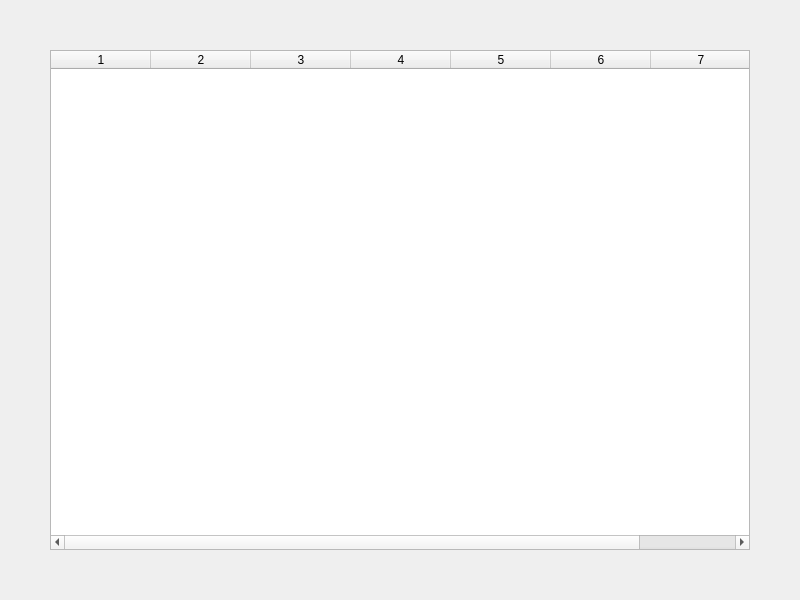
<?xml version="1.0" encoding="UTF-8"?>
<ui version="4.0">
 <class>MainWindow</class>
 <widget class="QMainWindow" name="MainWindow">
  <property name="geometry">
   <rect>
    <x>0</x>
    <y>0</y>
    <width>800</width>
    <height>600</height>
   </rect>
  </property>
  <property name="windowTitle">
   <string>Coffee Menu</string>
  </property>
  <widget class="QWidget" name="centralwidget">
   <widget class="QTableWidget" name="coffeeTable">
    <property name="geometry">
     <rect>
      <x>50</x>
      <y>50</y>
      <width>700</width>
      <height>500</height>
     </rect>
    </property>
    <property name="rowCount">
     <number>0</number>
    </property>
    <property name="columnCount">
     <number>7</number>
    </property>
    <property name="horizontalHeaderLabels" stdset="0">
     <stringlist>
      <string>ID</string>
      <string>Name</string>
      <string>Roast Level</string>
      <string>Grind Type</string>
      <string>Taste Description</string>
      <string>Price</string>
      <string>Volume</string>
     </stringlist>
    </property>
    <column/>
    <column/>
    <column/>
    <column/>
    <column/>
    <column/>
    <column/>
   </widget>
  </widget>
 </widget>
 <resources/>
 <connections/>
</ui>
